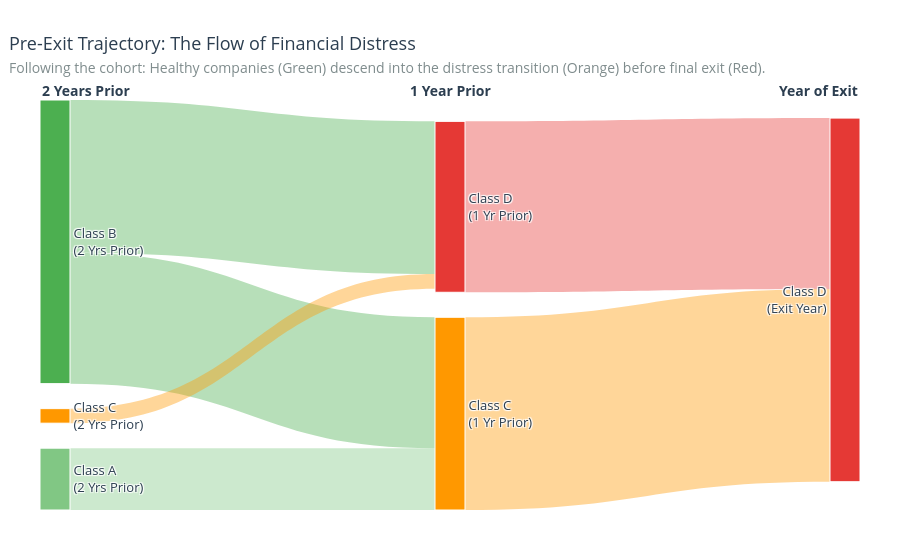

The cell this chart's notebook holds for it:
### Markdown cell above
This diagram highlights the main **evaluation consequence** of the previous findings.

- The **test set contains only surviving companies**.
- Firms that exit before **2022–2023** are systematically excluded.
- Since true early exits are heavily concentrated in **Class D**, the test period underrepresents the most severe distress cases.
- This creates a clear form of **survivorship bias**.
- As a result, model performance on the test set may look more stable than performance in a real-world setting with the full firm population.

> **Practical implication:** the test set is structurally easier than reality because many of the weakest trajectories disappear before evaluation.

### Code cell
OUTPUT_PATH = "analysis_output"
os.makedirs(OUTPUT_PATH, exist_ok=True)

TARGET   = "financial_health_class"
YEAR_COL = "fiscal_year"

# ──────────────────────────────────────────────────────────────────
# DATA PREPARATION — derive all metrics from train_df directly
# No hardcoded numbers: every value in the charts comes from the data
# ──────────────────────────────────────────────────────────────────

df = train_df.copy()

ID_COL = "company_id" if "company_id" in df.columns else "proxy_id"
if ID_COL == "proxy_id":
    df["proxy_id"] = df[["province", "ateco_sector", "legal_form"]].astype(str).agg("_".join, axis=1)

n_companies  = df[ID_COL].nunique()
max_year     = df[YEAR_COL].max()

last_year_per_co       = df.groupby(ID_COL)[YEAR_COL].max().rename("last_year")
df                     = df.merge(last_year_per_co, on=ID_COL, how="left")
df["is_early_exit"]    = (df["last_year"] < max_year).astype(int)
df["is_exit_year"]     = ((df[YEAR_COL] == df["last_year"]) & (df["is_early_exit"] == 1)).astype(int)

n_exit_cos  = df[df["is_early_exit"] == 1][ID_COL].nunique()
exit_cos    = df[df["is_early_exit"] == 1][ID_COL].unique()
exit_df     = df[df[ID_COL].isin(exit_cos)].copy()
exit_df["years_to_exit"] = exit_df.groupby(ID_COL)[YEAR_COL].transform(lambda x: x - x.max())

# Trajectory data: class distribution at t, t-1, t-2
trajectory = {}
for lag in [0, -1, -2]:
    subset = exit_df[exit_df["years_to_exit"] == lag]
    dist   = subset[TARGET].value_counts(normalize=True).mul(100).round(1)
    trajectory[lag] = {
        "n": len(subset),
        "A": dist.get("A", 0.0),
        "B": dist.get("B", 0.0),
        "C": dist.get("C", 0.0),
        "D": dist.get("D", 0.0),
    }

# Full dataset class distribution
full_dist = df[TARGET].value_counts(normalize=True).mul(100).round(1)

# Early exits (all rows) class distribution
early_all_dist = df[df["is_early_exit"] == 1][TARGET].value_counts(normalize=True).mul(100).round(1)

# Consecutive D years
def count_trailing_D(group):
    classes = group.sort_values(YEAR_COL)[TARGET].values
    count = 0
    for c in reversed(classes):
        if c == "D": count += 1
        else: break
    return count

trailing_D   = exit_df.groupby(ID_COL).apply(count_trailing_D).value_counts().sort_index()
sudden_exit  = trailing_D.get(1, 0)
progressive  = trailing_D[trailing_D.index >= 2].sum()

# Exit distribution by year
exit_by_year = (
    df[df["is_exit_year"] == 1]
    .groupby("last_year")[TARGET].value_counts().unstack(fill_value=0)
)

OUTPUT_PATH = "analysis_output"
os.makedirs(OUTPUT_PATH, exist_ok=True)


# CHART 2: Sankey Diagram — The "Waterfall" of Distress (FIXED LAYOUT)
# ──────────────────────────────────────────────────────────────────

# I nodi sono già dichiarati nell'ordine logico (A -> B -> C -> D)
labels = [
    "Class A<br>(2 Yrs Prior)", # Node 0
    "Class B<br>(2 Yrs Prior)", # Node 1
    "Class C<br>(2 Yrs Prior)", # Node 2
    
    "Class C<br>(1 Yr Prior)",  # Node 3
    "Class D<br>(1 Yr Prior)",  # Node 4
    
    "Class D<br>(Exit Year)"    # Node 5
]

node_colors = [
    "#81C784", "#4CAF50", "#FF9800", # t-2: A, B, C
    "#FF9800", "#E53935",            # t-1: C, D
    "#E53935"                        # t: D
]

# Flussi
source = [0, 1, 1, 2, 3, 4] 
target = [3, 3, 4, 4, 5, 5] 
value  = [17, 36, 42, 4, 53, 47] 

link_colors = [
    "rgba(129, 199, 132, 0.4)", # Da A a C
    "rgba(76, 175, 80, 0.4)",   # Da B a C
    "rgba(76, 175, 80, 0.4)",   # Da B a D
    "rgba(255, 152, 0, 0.4)",   # Da C a D
    "rgba(255, 152, 0, 0.4)",   # Da C a D (t-1 -> exit)
    "rgba(229, 57, 53, 0.4)"    # Da D a D
]

fig2 = go.Figure(data=[go.Sankey(
    # 'perpendicular' dice a Plotly di mantenere i nodi in colonne verticali rigide
    # e rispetta l'ordine dell'array 'labels' senza sovrapporli
    arrangement="perpendicular", 
    node = dict(
        pad = 25,          # Aumentato il padding per dare più spazio tra i blocchi (A, B, C)
        thickness = 30,
        line = dict(color = "white", width = 1),
        label = labels,
        color = node_colors,
        # RIMOSSI node_x e node_y, lasciamo fare l'auto-layout a Plotly
        hovertemplate='%{label}<br>%{value}% of cohort<extra></extra>'
    ),
    link = dict(
        source = source,
        target = target,
        value = value,
        color = link_colors,
        hovertemplate='Flow: %{source.label} → %{target.label}<br>%{value}% of cohort<extra></extra>'
    )
)])

fig2.update_layout(
    title=dict(
        text="Pre-Exit Trajectory: The Flow of Financial Distress<br>"
             "<span style='font-size:14px;font-weight:normal;color:#7F8C8D;'>"
             "Following the cohort: Healthy companies (Green) descend into the distress transition (Orange) before final exit (Red).</span>",
        font=dict(size=18, color="#2C3E50"),
        x=0.01
    ),
    font=dict(size=13, color="#2C3E50"),
    paper_bgcolor="white",
    plot_bgcolor="white",
    margin=dict(t=100, l=40, r=40, b=40),
    height=550, 
    width=900
)

# Etichette temporali superiori
fig2.add_annotation(x=0.0, y=1.05, text="<b>2 Years Prior</b>", showarrow=False, xref="paper", yref="paper", font=dict(size=14))
fig2.add_annotation(x=0.5, y=1.05, text="<b>1 Year Prior</b>", showarrow=False, xref="paper", yref="paper", font=dict(size=14))
fig2.add_annotation(x=1.0, y=1.05, text="<b>Year of Exit</b>", showarrow=False, xref="paper", yref="paper", font=dict(size=14))

# Salvataggio
p2 = os.path.join(OUTPUT_PATH, "survivorship_trajectory_sankey.png")
fig2.write_image(p2, scale=2) 
with open(p2 + ".meta.json", "w") as f:
    json.dump({
        "caption": "Pre-exit class trajectory: Ordered Sankey Diagram",
        "description": "Sankey diagram tracing the downward flow of companies from healthy classes down into distress and exit."
    }, f)

fig2.show()

### Figure 1 — Plotly figure (JSON) as saved in the notebook; plotly's stock layout.template omitted (floating-point values rounded to 4 significant figures)
{"data": [{"arrangement": "perpendicular", "link": {"color": ["rgba(129, 199, 132, 0.4)", "rgba(76, 175, 80, 0.4)", "rgba(76, 175, 80, 0.4)", "rgba(255, 152, 0, 0.4)", "rgba(255, 152, 0, 0.4)", "rgba(229, 57, 53, 0.4)"], "hovertemplate": "Flow: %{source.label} → %{target.label}<br>%{value}% of cohort<extra></extra>", "source": [0, 1, 1, 2, 3, 4], "target": [3, 3, 4, 4, 5, 5], "value": [17, 36, 42, 4, 53, 47]}, "node": {"color": ["#81C784", "#4CAF50", "#FF9800", "#FF9800", "#E53935", "#E53935"], "hovertemplate": "%{label}<br>%{value}% of cohort<extra></extra>", "label": ["Class A<br>(2 Yrs Prior)", "Class B<br>(2 Yrs Prior)", "Class C<br>(2 Yrs Prior)", "Class C<br>(1 Yr Prior)", "Class D<br>(1 Yr Prior)", "Class D<br>(Exit Year)"], "line": {"color": "white", "width": 1}, "pad": 25, "thickness": 30}, "type": "sankey"}], "layout": {"annotations": [{"font": {"size": 14}, "showarrow": false, "text": "<b>2 Years Prior</b>", "x": 0, "xref": "paper", "y": 1.05, "yref": "paper"}, {"font": {"size": 14}, "showarrow": false, "text": "<b>1 Year Prior</b>", "x": 0.5, "xref": "paper", "y": 1.05, "yref": "paper"}, {"font": {"size": 14}, "showarrow": false, "text": "<b>Year of Exit</b>", "x": 1, "xref": "paper", "y": 1.05, "yref": "paper"}], "font": {"color": "#2C3E50", "size": 13}, "height": 550, "margin": {"b": 40, "l": 40, "r": 40, "t": 100}, "paper_bgcolor": "white", "plot_bgcolor": "white", "title": {"font": {"color": "#2C3E50", "size": 18}, "text": "Pre-Exit Trajectory: The Flow of Financial Distress<br><span style='font-size:14px;font-weight:normal;color:#7F8C8D;'>Following the cohort: Healthy companies (Green) descend into the distress transition (Orange) before final exit (Red).</span>", "x": 0.01}, "width": 900}}
